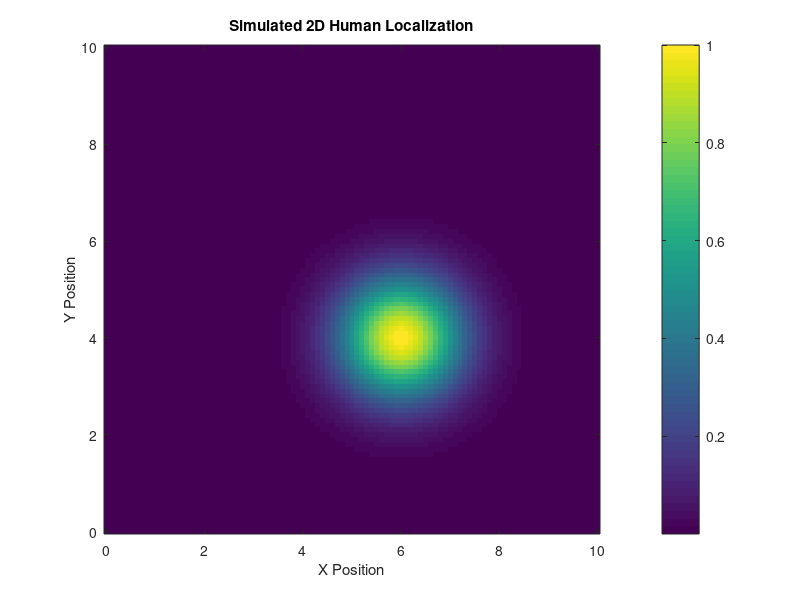

Write MATLAB code to recreate this figure.
clc
clear
close all

% Define possible positions
x = 0:0.1:10;
y = 0:0.1:10;

% Create a 2D grid
[X,Y] = meshgrid(x,y);

% Assume the human is actually here
true_x = 6;
true_y = 4;

% Simulate the sensing response
measurement = exp(-((X-true_x).^2 + (Y-true_y).^2) / 1.5);

% Find the strongest response
[max_value, index] = max(measurement(:));

estimated_x = X(index);
estimated_y = Y(index);

% Display result
fprintf('True X position: %.1f\n', true_x);
fprintf('True Y position: %.1f\n', true_y);

fprintf('Estimated X position: %.1f\n', estimated_x);
fprintf('Estimated Y position: %.1f\n', estimated_y);

% Display 2D measurement map
figure

imagesc(x,y,measurement)

xlabel('X Position')
ylabel('Y Position')
title('Simulated 2D Human Localization')

colorbar
axis xy
